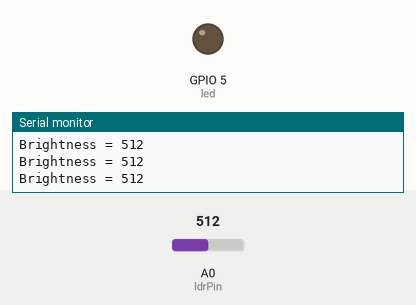
This sketch was run on a simulated ESP8266 (Wemos D1 mini). On the bench: output pins drawn as LEDs (lit = HIGH), the last lines printed to the serial monitor. Inputs (shaded band) come from the test bench; at power-on: A0 (ldrPin) = 512.

Above: at 1.2 s.
1.3 s: A0 (ldrPin) set to 112
2.8 s: A0 (ldrPin) set to 94
At 3.2 s:
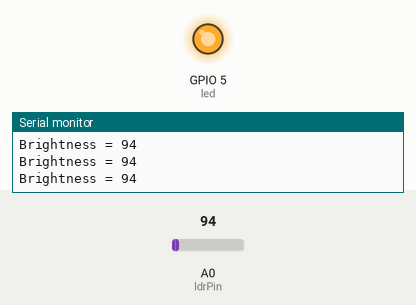
4.3 s: A0 (ldrPin) set to 110
At 5.5 s:
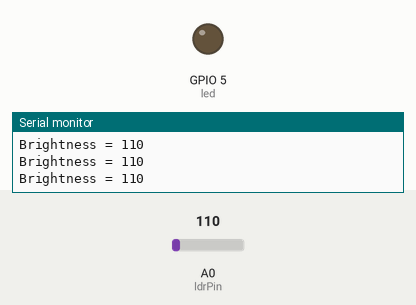
5.8 s: A0 (ldrPin) set to 90
At 6.8 s:
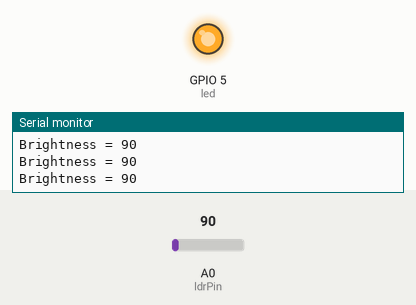
Timing chart, 0 to 8.3 s (numbered marks = the images above; inputs shaded):
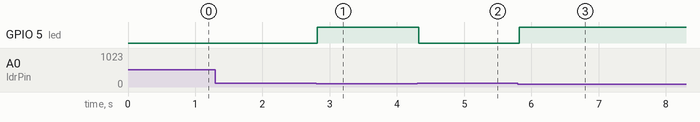

Measured:
- the behaviour switches between 101 and 100 on A0 (ldrPin) (found by bisection; images 0 and 1)
- after the input at 2.8 s, GPIO 5 (led): LOW → HIGH at once
- after the input at 4.3 s, GPIO 5 (led): HIGH → LOW at once
- after the input at 5.8 s, GPIO 5 (led): LOW → HIGH at once

The sketch:

AutomaticStreetLamp.ino
```cpp
int ldrPin = A0;
int led = 5;
int threshold = 100;
void setup()
{
  Serial.begin(9600);
  pinMode(led, OUTPUT);
}
void loop()
{
  int data = analogRead(ldrPin);
  Serial.println("");
  Serial.print("Brightness = ");
  Serial.print(data);
  if(data <= threshold)
  {
    digitalWrite(led, HIGH);
  }
  else
  {
    digitalWrite(led, LOW);
  }
  delay(10);
}
```
